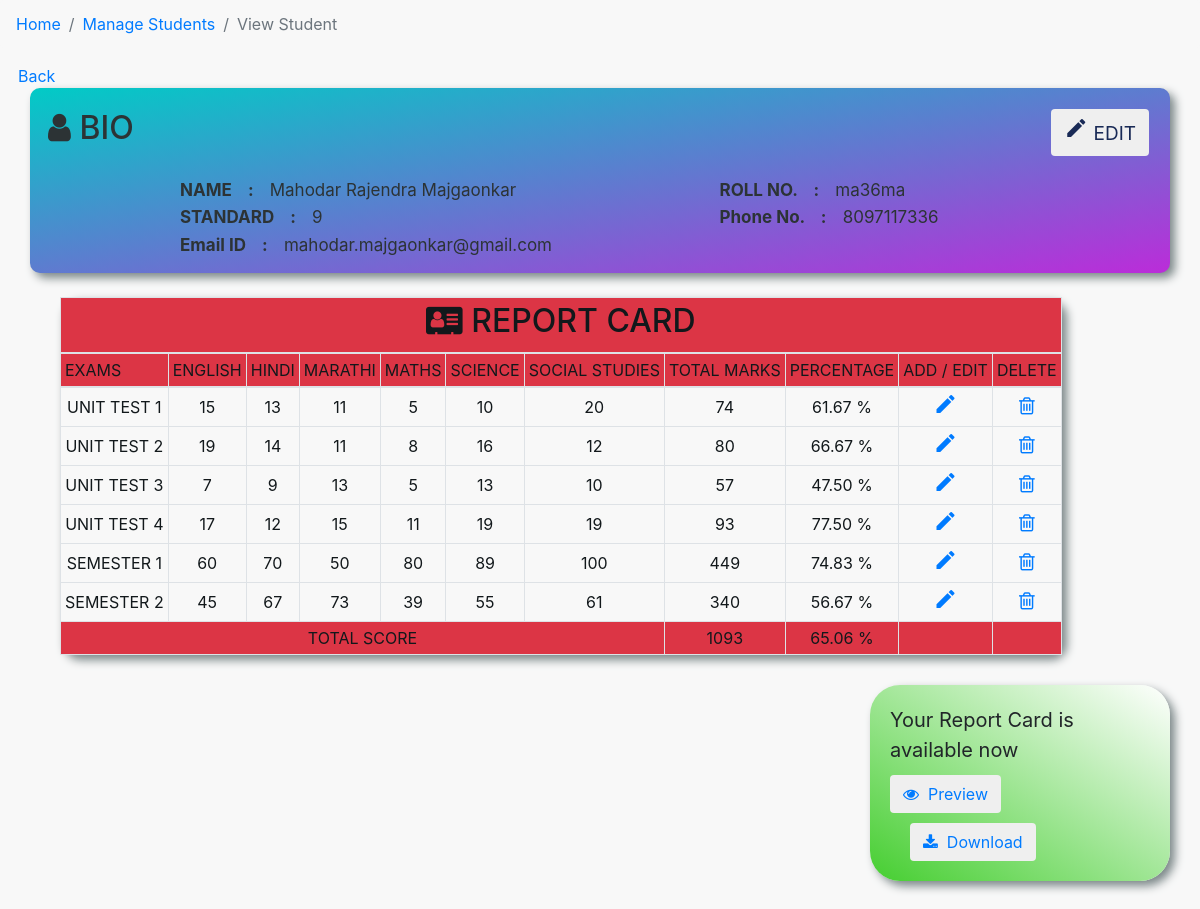
/viewstu.php?id=22, run on the app's committed database.
### tables this page shows
CREATE TABLE `student` (
  `id` int(11) NOT NULL,
  `name` varchar(255) NOT NULL,
  `mail_id` varchar(255) NOT NULL,
  `phone` varchar(20) NOT NULL,
  `gender` varchar(10) NOT NULL,
  `roll_no` varchar(20) NOT NULL,
  `standard` int(20) NOT NULL
);

CREATE TABLE `exams` (
  `id` int(11) NOT NULL,
  `type` varchar(255) NOT NULL
);

CREATE TABLE `marks` (
  `id` int(11) NOT NULL,
  `marks` int(100) NOT NULL,
  `exam_type` int(10) NOT NULL,
  `sub` int(10) NOT NULL,
  `student` int(255) NOT NULL
);

### viewstu.php (the view, shortened to what this page needs)
<?php
    require 'connection.php';
?>
<!DOCTYPE html>
<html lang="en">
<head>
    <link rel="stylesheet" href="https://cdnjs.cloudflare.com/ajax/libs/font-awesome/4.7.0/css/font-awesome.min.css">
    <link rel="stylesheet" href="https://maxcdn.bootstrapcdn.com/bootstrap/4.0.0/css/bootstrap.min.css">
	<link rel="stylesheet" href="style.css" />
</head>
<body class="light view_full">
    <nav aria-label="breadcrumb">
        <ol class="breadcrumb">
            <li class="breadcrumb-item"><a href="index.php">Home</a></li>
            <li class="breadcrumb-item"><a href="student.php">Manage Students</a></li>
            <li class="breadcrumb-item active" aria-current="page">View Student</li>
        </ol>
    </nav>
    <div class="view_full">
    <a href="student.php">&nbsp;&nbsp;&nbsp;&nbsp;Back</a>
    <?php
        if ($_SERVER['REQUEST_METHOD'] == "GET") {
            $id = $_GET['id'];
        }
    ?>
    <table class="container bio table-borderless bg-warning"><thead><tr>
    <?php
        $query1 = "select * from student where id=$id";
        $res1 = mysqli_query($conn, $query1);
        while ($row1 = mysqli_fetch_array($res1)) {
            ?><td colspan=3>
            <h2>&nbsp;&nbsp;<i class="fa fa-user"></i>&nbsp;BIO</h2>
            </td>
            <td>
            <button style="float: right; margin: 20px;" class="btn"><a style="font-size: 19px; float: right; color: #192A56;" href="updatestu.php?id=<?php echo $id ?>&name=<?php echo $row1['1']; ?>&
            mail=<?php echo $row1['2']; ?>&phone=<?php echo $row1['3']; ?>&gender=<?php echo $row1['4']; ?>&
            standard=<?php echo $row1['6']; ?>"><i class="material-icons">mode_edit</i>&nbsp;EDIT</a></button>
            </td></tr></thead><tbody>
            <?php
            echo "<tr><td class='colm' colspan=2><b>NAME &nbsp;&nbsp; : &nbsp;&nbsp; </b>".$row1['1']."</td>";
            echo "<td><b style='margin-left: 50px;'>ROLL NO. &nbsp;&nbsp; : &nbsp;&nbsp; </b>".$row1['5']."</td></tr>";
            echo "<tr><td class='colm' colspan=2><b>STANDARD &nbsp;&nbsp; : &nbsp;&nbsp; </b>".$row1['6']."</td>";
            echo "<td><b style='margin-left: 50px;'>Phone No. &nbsp;&nbsp; : &nbsp;&nbsp; </b>".$row1['3']."</td></tr>";
            echo "<tr><td class='colm last' colspan=1><b>Email ID &nbsp;&nbsp; : &nbsp;&nbsp; </b>".$row1['2']."</td></tr>";
            ?> </tbody> <?php
        }
        $query2 = "select * from marks
                    inner join exams on exams.id = marks.exam_type
                    inner join subject on subject.id = marks.sub";
        $res2 = mysqli_query($conn, $query2);
        $query3 = "select * from exams";
        $res3 = mysqli_query($conn, $query3);
        $query4 = "select * from subject";
        $res4 = mysqli_query($conn, $query4);
        $subject = [];
        while ($row4 = mysqli_fetch_array($res4)) {
            $subject[] = $row4[1];
        }
        $exam = [];
        while ($row3 = mysqli_fetch_array($res3)) {
            $exam[] = $row3[1];
        }
        $join = [];
        while ($row2 = mysqli_fetch_array($res2)) {
            $join[] = array($row2[1] , $row2[8] , $row2[6] , $row2[4] , $row2[0]);
        }
        $arrlength_s = count($subject);
        $arrlength_e = count($exam);
        $arrlength_j = count($join);
    ?>
    </table>
    <table class="table-bordered report"><br>
        <thead class="bg-danger">
            <tr><td align="center" colspan=11><h2><i class="fa fa-vcard"></i>&nbsp;REPORT CARD</h2></td></tr>
            <tr>
                <td>EXAMS</td>
                <td><?php echo $subject[0]; ?></td>
                <td><?php echo $subject[1]; ?></td>
                <td><?php echo $subject[2]; ?></td>
                <td><?php echo $subject[3]; ?></td>
                <td><?php echo $subject[4]; ?></td>
                <td><?php echo $subject[5]; ?></td>
                <td>TOTAL MARKS</td>
                <td>PERCENTAGE</td>
                <td>ADD / EDIT</td>
                <td>DELETE</td>
            </tr>
        </thead>
        <tbody>
        <?php
            $final_array = [];
            $report_card = true;
            $total_score = 0;
            for ($j=0; $j < $arrlength_e; $j++) {
                $final_array[] = $exam[$j];
                for ($i=0; $i < $arrlength_s; $i++) {
                    for ($k=0; $k < $arrlength_j; $k++) {
                        if ($subject[$i]==$join[$k][1] && $exam[$j]==$join[$k][2] && $id==$join[$k][3]) {
                            $final_array[] = $join[$k][0];
                            $marks_id[] = $join[$k][4];
                            break;
                        }
                    }
                }
            ?>
                <tr>
                <td><?php echo $final_array[0]; ?></td>
                <td><?php echo $final_array[1]; ?></td>
                <td><?php echo $final_array[2]; ?></td>
                <td><?php echo $final_array[3]; ?></td>
                <td><?php echo $final_array[4]; ?></td>
                <td><?php echo $final_array[5]; ?></td>
                <td><?php echo $final_array[6]; ?></td>
                <td><?php echo array_sum($final_array); ?></td>
                <td><?php
                    $total_score = $total_score + array_sum($final_array);
                    if ($exam[$j]=='SEMESTER 1' || $exam[$j]=='SEMESTER 2') {
                        $percent = (string)number_format((array_sum($final_array)/600)*100 , 2);
                        $percent .= " %";
                        echo $percent;
                    }else{
                        $percent = (string)number_format((array_sum($final_array)/120)*100 , 2);
                        $percent .= " %";
                        echo $percent;
                    }
                ?></td>
                <td>
                    <?php
                        if (array_sum($final_array)>0) {
                            ?>
                            <a href="updatemarks.php?id=<?php echo $id ?>&exam=<?php echo $final_array[0]; ?>&
                            eng_id=<?php echo $marks_id[0]; ?>&hin_id=<?php echo $marks_id[1]; ?>&
                            mar_id=<?php echo $marks_id[2]; ?>&mat_id=<?php echo $marks_id[3]; ?>&
                            sci_id=<?php echo $marks_id[4]; ?>&soc_id=<?php echo $marks_id[5]; ?>">
                            <i class="material-icons">mode_edit</i></a>
                            <?php
                        }else {
                            ?>
                            <a href='addmarks.php?id=<?php echo $id ?>&exam=<?php echo $final_array[0]; ?>'>
                            <i class="material-icons">add_box</i></a>
                            <?php
                        }
                    ?>
                </td>
                <td>
                <?php
                    if (array_sum($final_array)>0) {
                        ?>
                        <a href="deletemarks.php?id=<?php echo $id ?>&exam=<?php echo $final_array[0]; ?>&
                        eng_id=<?php echo $marks_id[0]; ?>&hin_id=<?php echo $marks_id[1]; ?>&
                        mar_id=<?php echo $marks_id[2]; ?>&mat_id=<?php echo $marks_id[3]; ?>&
                        sci_id=<?php echo $marks_id[4]; ?>&soc_id=<?php echo $marks_id[5]; ?>" onclick="return confirmdelete()">
                        <i style="font-size: 20px;" class="fa fa-trash-o"></i></a>
                        <?php
                    }else {
                        ?>
                        <i style="font-size: 20px;" disabled class="fa fa-trash-o"></i>
                        <?php
                    }
                    ?>
                </td>
            </tr>
            <?php
            $final_array = [];
            $marks_id = [];
            }
        if ($report_card) {
        ?>
        <tr class="bg-danger">
            <td colspan="7">TOTAL SCORE</td>
            <td><?php echo $total_score; ?></td>
            <td><?php
                $percent = (string)number_format(($total_score/1680)*100 , 2);
                $percent .= " %";
                echo $percent;
        }
            ?></td>
            <td></td>
            <td></td>
        </tr>
        </tbody>
    </table><br>
    <div class="certi">
    <?php
        if ($report_card) {
            echo "Your Report Card is available now<br>";
            ?> <button class="btn"><a target="_blank" href="certi.php?id=<?php echo $id; ?>&
            total_score=<?php echo $total_score; ?>"><i class="fa fa-eye"></i>&nbsp;&nbsp;Preview</a></button>
            <a href="certi_download.php?id=<?php echo $id; ?>&total_score=<?php echo $total_score; ?>">
            <button style="margin-left: 20px;" class="btn"><i class="fa fa-download"></i>&nbsp;&nbsp;<a href="certificate.jpg" download>Download</a></button></a>
            <?php
        }
    ?>
    </div>
    </div>
</body>
</html>

### style.css (style rules this page uses)
:root { --gray0: #f8f8f8; --gray1: #dbe1e8; --gray2: #b2becd; --gray3: #6c7983; --gray4: #454e56; --gray5: #2a2e35; --gray6: #12181b; --blue: #005368; --purple: #a82dd1; --yellow: #fff565; --violet: #412cb8; --green: #09a39b; }
.light { --bg: var(--gray2); --bg-nav: linear-gradient(to right, var(--gray2), var(--gray3)); --bg-dropdown: var(--gray0); --bg-light: var(--gray1); --text: var(--gray6); --text-light: var(indigo); --border-color: var(--blue); --bg-solar: var(--gray0); --bg-btn: var(--gray2); --link: var(darkslategray); --link2: var(--violet); }
.breadcrumb { background: var(--bg-solar); color: var(--text-light); color: var(--text); }
.report { background: var(--bg-solar); color: var(--text-light); color: var(--text); padding-top: 72px; }
.view_full { background: var(--bg-solar); }

### viewstu.php (style rules this page uses)
.bio { color: #2C3335; padding: 5px; align: left; border-radius: 10px; box-shadow: 5px 5px 10px #7B8788; background-image: linear-gradient(to bottom right , #01CBC6 , #BB2CD9); font-size: 17px; }
.colm { padding-left: 150px; }
.last { padding-bottom: 15px; }
.report { background-image: linear-gradient(to right , #EA425C , white); border-radius: 15px; margin-left: 60px; box-shadow: 5px 5px 10px #7B8788; float: left; }
.report thead tr td { padding: 4px; }
.report tbody tr td { padding: 4px; text-align: center; }
.certi { width: 300px; padding: 20px; float: right; margin: 30px; background-image: linear-gradient(to top right , #45CE30 , white); border-radius: 30px; font-size: 20px; box-shadow: 5px 5px 10px #7B8788; }
.certi button { margin-top: 10px; }

### data on the page
student: name "Mahodar Rajendra Majgaonkar", roll_no "ma36ma", standard "9", phone "8097117336", mail "mahodar.majgaonkar@gmail.com"
exams: type "UNIT TEST 3"
marks: marks "7", id "13"
exams: type "UNIT TEST 4"
marks: marks "17", id "19"

### other printed values
$subject[0] "ENGLISH"
$subject[1] "HINDI"
$subject[2] "MARATHI"
$subject[3] "MATHS"
$subject[4] "SCIENCE"
$subject[5] "SOCIAL STUDIES"
$final_array[0] "UNIT TEST 1"
$final_array[1] "15"
$final_array[2] "13"
$final_array[3] "11"
$final_array[4] "5"
$final_array[5] "10"
$final_array[6] "20"
array_sum($final_array) "74"
$percent "61.67 %"
